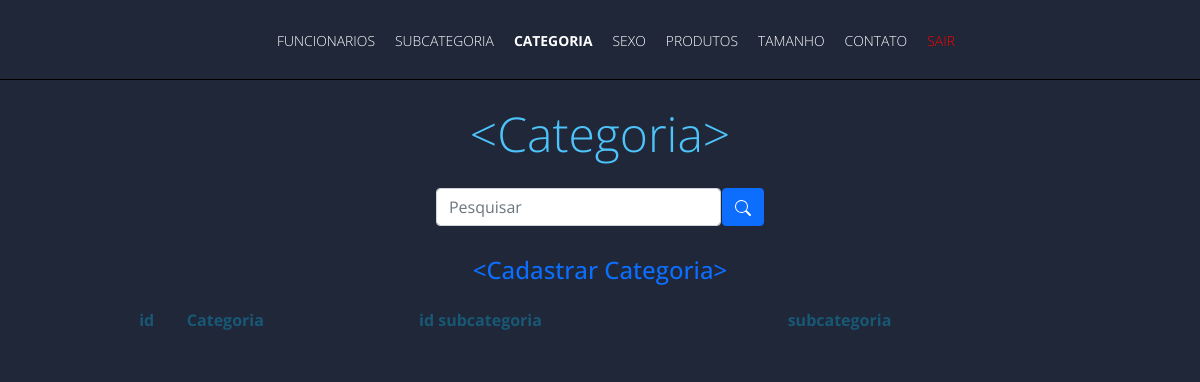
Page /admin/frontend/categoria/categoria.php on the earlier database version.
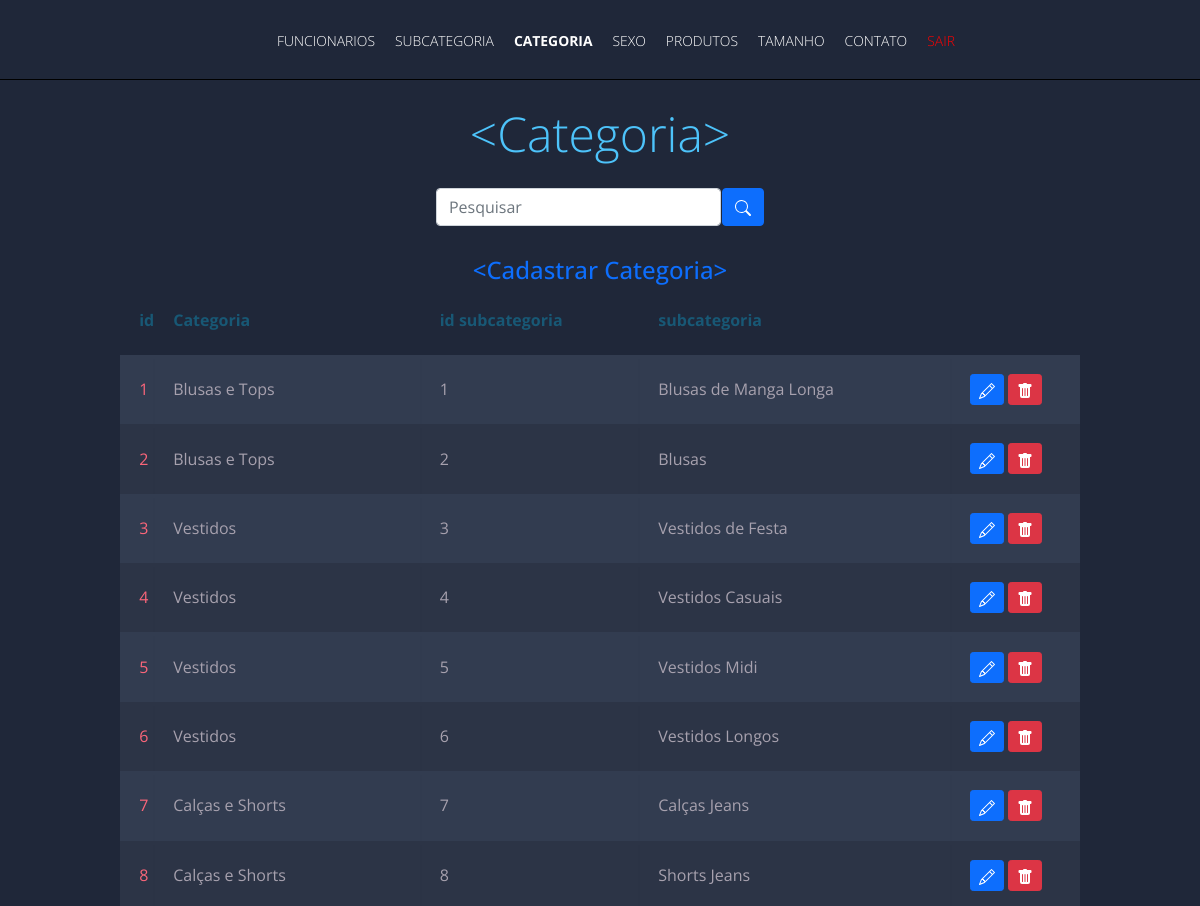
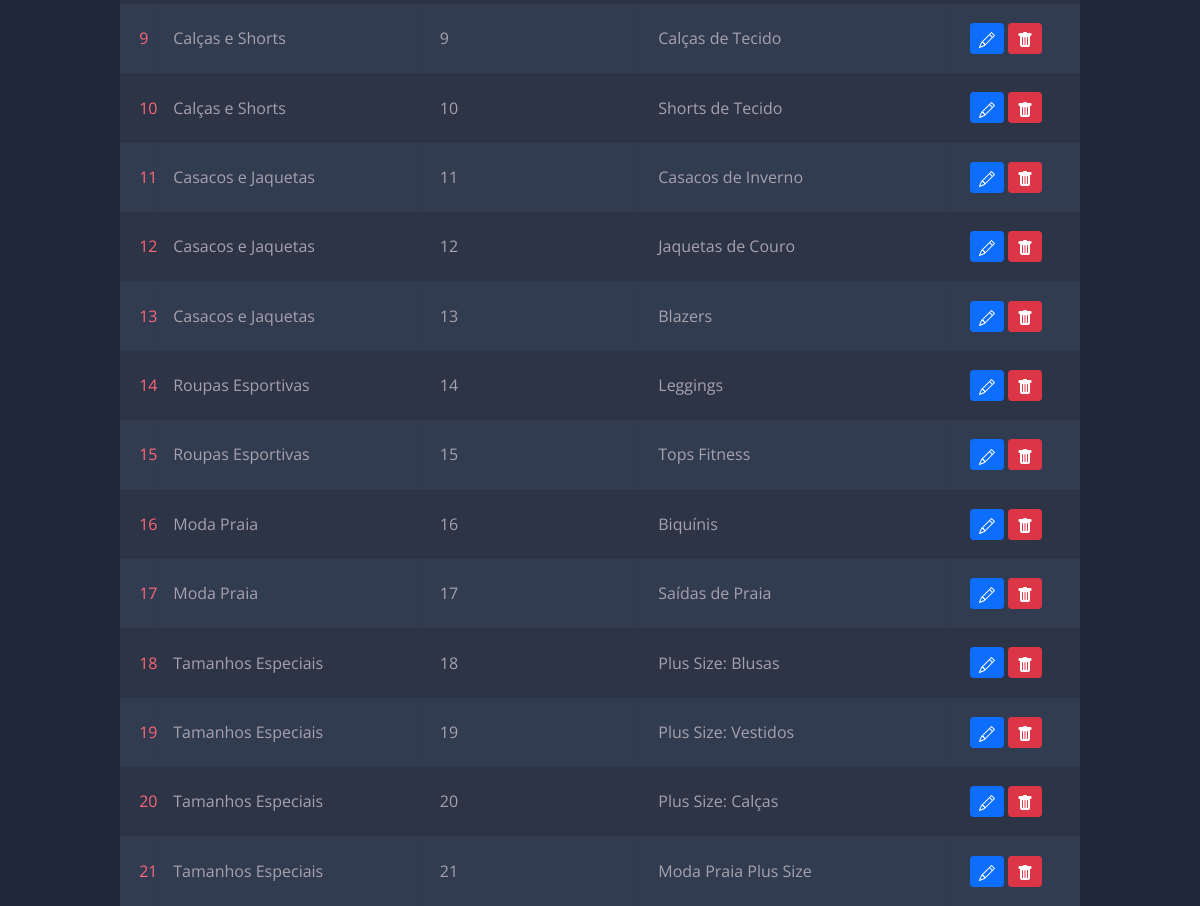
Same page on the later database version (2 pictures, top to bottom).
### tables this page shows
CREATE TABLE `categoria` (
  `ID_categoria` int(11) NOT NULL AUTO_INCREMENT,
  `id_subcatg` int(11) NOT NULL,
  `nome` varchar(30) NOT NULL,
  PRIMARY KEY (`ID_categoria`) USING BTREE,
  KEY `categoria_ibfk_1` (`id_subcatg`),
  CONSTRAINT `categoria_ibfk_1` FOREIGN KEY (`id_subcatg`) REFERENCES `subcategoria` (`id`)
);

CREATE TABLE `subcategoria` (
  `id` int(11) NOT NULL AUTO_INCREMENT,
  `nome_subcatg` varchar(30) NOT NULL,
  `descricao` varchar(100) NOT NULL,
  PRIMARY KEY (`id`)
);

### admin/backend/categoria/exibir.php (called while the page is built)
<?php
include_once('../../../config/config.php');
if (!empty($_GET['search'])) {
        $data = $_GET['search'];
        $sql = "SELECT c.*, s.*
        FROM categoria c
        LEFT JOIN subcategoria s ON c.id_subcatg = s.id
        WHERE c.ID_categoria LIKE '%$data%' OR c.nome LIKE '%$data%' OR s.nome_subcatg LIKE '%$data%'
        ORDER BY c.ID_categoria DESC";
} else {
        $sql = "SELECT c.*, s.*
        FROM categoria c
        LEFT JOIN subcategoria s ON c.id_subcatg = s.id";
}
$result = $conexao->query($sql);

### admin/frontend/categoria/categoria.php (the view, shortened to what this page needs)
<!DOCTYPE html>
<html lang="pt-br">
<head>
    <link href="https://cdn.jsdelivr.net/npm/bootstrap@5.0.2/dist/css/bootstrap.min.css" rel="stylesheet"
>
    <link rel="stylesheet" href="../css/usuarios.css">
    <link rel="stylesheet" href="../css/cabecalhos.css">
</head>
<body>
    <header class="cabecalho">
        <section class="cabecalho__secao">
            <nav class="secao__navegacao">
                <ul class="navegacao__lista" id="side__menu">
                    <li class="navegacao__lista-item"><a href="../usuarios/usuarios.php"
                            class="navegacao__lista-link">Funcionarios</a>
                    </li>
                    <li class="navegacao__lista-item"><a href="../subcategoria/subcategoria.php"
                            class="navegacao__lista-link">Subcategoria</a>
                    </li>
                    <li class="navegacao__lista-item linkselect">
                        <a href="./categoria.php" class="navegacao__lista-link">Categoria</a>
                    </li>
                    <li class="navegacao__lista-item">
                        <a href="../sexo/sexo.php" class="navegacao__lista-link">Sexo</a>
                    </li>
                    <li class="navegacao__lista-item">
                        <a href="../produtos/produtos.php" class="navegacao__lista-link">Produtos</a>
                    </li>
                    <li class="navegacao__lista-item">
                        <a href="../tamanho/tamanho.php" class="navegacao__lista-link">Tamanho</a>
                    </li>
                    <li class="navegacao__lista-item">
                        <a href="../contato/contato.php" class="navegacao__lista-link">Contato</a>
                    </li>
                    <li class="navegacao__lista-item">
                        <a href="../../home.php" class="navegacao__lista-link" style="color: red;">Sair</a>
                    </li>
                </ul>
            </nav>
        </section>
    </header>
    <h1 style="margin-top: 30px;"><span class="blue">&lt;</span>Categoria<span class="blue">&gt;</span></h1>
    <div class="box-search">
        <input type="search" class="form-control w-25" placeholder="Pesquisar" id="pesquisar" >
        <button onclick="searchData()" class="btn btn-primary">
        </button>
    </div>
    <a href="cadastro.php" style="text-align: center; text-decoration: none;">
        <h4><span class="blue">&lt;</span>Cadastrar Categoria<span class="blue">&gt;</span></h4>
    </a>
    <table class="container">
        <thead>
            <tr>
                <th>
                    <h1>id</h1>
                </th>
                <th>
                    <h1>Categoria</h1>
                </th>
                <th>
                    <h1>id subcategoria</h1>
                </th>
                <th>
                    <h1>subcategoria</h1>
                </th>
            </tr>
        </thead>
        <?php
        include_once('../../backend/categoria/exibir.php');
        while ($user_data = mysqli_fetch_assoc($result)) {
            echo "<tr>";
            echo "<td>" . $user_data['ID_categoria'] . "</td>";
            echo "<td>" . $user_data["nome"] . "</td>";
            echo "<td>" . $user_data['id_subcatg'] . "</td>";
            echo "<td>" . $user_data['nome_subcatg'] . "</td>";
            echo "<td>
                        <a class='btn btn-sm btn-primary' href='../../frontend/categoria/edit.php?id=$user_data[ID_categoria]' title='Editar'>
                            <svg xmlns='http://www.w3.org/2000/svg' width='16' height='16' fill='currentColor' class='bi bi-pencil' viewBox='0 0 16 16'>
                                <path d='M12.146.146a.5.5 0 0 1 .708 0l3 3a.5.5 0 0 1 0 .708l-10 10a.5.5 0 0 1-.168.11l-5 2a.5.5 0 0 1-.65-.65l2-5a.5.5 0 0 1 .11-.168l10-10zM11.207 2.5 13.5 4.793 14.793 3.5 12.5 1.207 11.207 2.5zm1.586 3L10.5 3.207 4 9.707V10h.5a.5.5 0 0 1 .5.5v.5h.5a.5.5 0 0 1 .5.5v.5h.293l6.5-6.5zm-9.761 5.175-.106.106-1.528 3.821 3.821-1.528.106-.106A.5.5 0 0 1 5 12.5V12h-.5a.5.5 0 0 1-.5-.5V11h-.5a.5.5 0 0 1-.468-.325z'/>
                            </svg>
                            </a>
                            <a class='btn btn-sm btn-danger' href='../../backend/categoria/delete.php?id=$user_data[ID_categoria]' title='Deletar'>
                                <svg xmlns='http://www.w3.org/2000/svg' width='16' height='16' fill='currentColor' class='bi bi-trash-fill' viewBox='0 0 16 16'>
                                    <path d='M2.5 1a1 1 0 0 0-1 1v1a1 1 0 0 0 1 1H3v9a2 2 0 0 0 2 2h6a2 2 0 0 0 2-2V4h.5a1 1 0 0 0 1-1V2a1 1 0 0 0-1-1H10a1 1 0 0 0-1-1H7a1 1 0 0 0-1 1H2.5zm3 4a.5.5 0 0 1 .5.5v7a.5.5 0 0 1-1 0v-7a.5.5 0 0 1 .5-.5zM8 5a.5.5 0 0 1 .5.5v7a.5.5 0 0 1-1 0v-7A.5.5 0 0 1 8 5zm3 .5v7a.5.5 0 0 1-1 0v-7a.5.5 0 0 1 1 0z'/>
                                </svg>
                            </a>
                            </td>";
            echo "</tr>";
        }
        ?>
    </table>
</body>
</html>

### admin/frontend/css/usuarios.css (style rules this page uses)
body { font-family: "Open Sans", sans-serif; font-weight: 300; line-height: 1.42em; color: #a7a1ae; background-color: #1f2739; }
h1 { font-size: 3em; font-weight: 300; line-height: 1em; text-align: center; color: #4dc3fa; }
.box-search { display: flex; justify-content: center; gap: .1%; margin: 30px; }
.container th h1 { font-weight: bold; font-size: 1em; text-align: left; color: #185875; }
.container td { font-weight: normal; font-size: 1em; -webkit-box-shadow: 0 2px 2px -2px #0e1119; -moz-box-shadow: 0 2px 2px -2px #0e1119; box-shadow: 0 2px 2px -2px #0e1119; }
.container { text-align: left; overflow: hidden; width: 80%; margin: 0 auto; display: table; padding: 0 0 8em 0; }
.container td, .container th { padding-bottom: 2%; padding-top: 2%; padding-left: 2%; }
.container tr:nth-child(odd) { background-color: #323c50; }
.container tr:nth-child(even) { background-color: #2c3446; }
.container th { background-color: #1f2739; }
.container td:first-child { color: #fb667a; }

### admin/frontend/css/cabecalhos.css (style rules this page uses)
.cabecalho { width: 100%; margin-top: 20px; text-transform: uppercase; font-size: 0.8687rem; border-bottom: 1px solid rgb(0, 0, 0); color: #fff; }
.cabecalho__secao { display: flex; margin: 0; padding: 0; flex-wrap: wrap; justify-content: space-evenly; align-items: center; }
nav .navegacao__lista { display: flex; flex-wrap: wrap; justify-content: center; list-style: none; max-width: 47.5rem; }
.navegacao__lista-item { padding: 0.625rem; }
.navegacao__lista-item a, .secao__contatos a { color: #fff; text-decoration: none; position: relative; }
.navegacao__lista-item a::after { content: ''; width: 0; height: 0.0938rem; position: absolute; left: 0; bottom: -0.25rem; transition: .5s; }
.linkselect { font-weight: bold; }

Differences in the rows shown:
added categoria: ID_categoria "1", nome "Blusas e Tops", id_subcatg "1", id_subcatg.nome_subcatg "Blusas de Manga Longa"
added categoria: ID_categoria "2", nome "Blusas e Tops", id_subcatg "2", id_subcatg.nome_subcatg "Blusas"
added categoria: ID_categoria "3", nome "Vestidos", id_subcatg "3", id_subcatg.nome_subcatg "Vestidos de Festa"
added categoria: ID_categoria "4", nome "Vestidos", id_subcatg "4", id_subcatg.nome_subcatg "Vestidos Casuais"
added categoria: ID_categoria "5", nome "Vestidos", id_subcatg "5", id_subcatg.nome_subcatg "Vestidos Midi"
added categoria: ID_categoria "6", nome "Vestidos", id_subcatg "6", id_subcatg.nome_subcatg "Vestidos Longos"
added categoria: ID_categoria "7", nome "Calças e Shorts", id_subcatg "7", id_subcatg.nome_subcatg "Calças Jeans"
added categoria: ID_categoria "8", nome "Calças e Shorts", id_subcatg "8", id_subcatg.nome_subcatg "Shorts Jeans"
added categoria: ID_categoria "9", nome "Calças e Shorts", id_subcatg "9", id_subcatg.nome_subcatg "Calças de Tecido"
added categoria: ID_categoria "10", nome "Calças e Shorts", id_subcatg "10", id_subcatg.nome_subcatg "Shorts de Tecido"
added categoria: ID_categoria "11", nome "Casacos e Jaquetas", id_subcatg "11", id_subcatg.nome_subcatg "Casacos de Inverno"
added categoria: ID_categoria "12", nome "Casacos e Jaquetas", id_subcatg "12", id_subcatg.nome_subcatg "Jaquetas de Couro"
added categoria: ID_categoria "13", nome "Casacos e Jaquetas", id_subcatg "13", id_subcatg.nome_subcatg "Blazers"
added categoria: ID_categoria "14", nome "Roupas Esportivas", id_subcatg "14", id_subcatg.nome_subcatg "Leggings"
added categoria: ID_categoria "15", nome "Roupas Esportivas", id_subcatg "15", id_subcatg.nome_subcatg "Tops Fitness"
added categoria: ID_categoria "16", nome "Moda Praia", id_subcatg "16", id_subcatg.nome_subcatg "Biquínis"
added categoria: ID_categoria "17", nome "Moda Praia", id_subcatg "17", id_subcatg.nome_subcatg "Saídas de Praia"
added categoria: ID_categoria "18", nome "Tamanhos Especiais", id_subcatg "18", id_subcatg.nome_subcatg "Plus Size: Blusas"
added categoria: ID_categoria "19", nome "Tamanhos Especiais", id_subcatg "19", id_subcatg.nome_subcatg "Plus Size: Vestidos"
added categoria: ID_categoria "20", nome "Tamanhos Especiais", id_subcatg "20", id_subcatg.nome_subcatg "Plus Size: Calças"
added categoria: ID_categoria "21", nome "Tamanhos Especiais", id_subcatg "21", id_subcatg.nome_subcatg "Moda Praia Plus Size"
